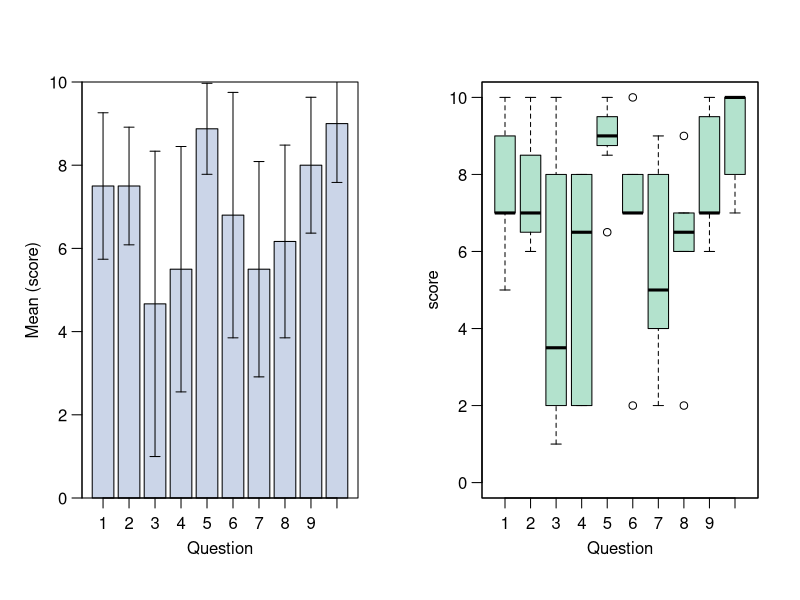

Reproduce this figure in R.
library(RColorBrewer)

# Read Table From File
evaluations<-read.table("evaluation201402.txt",header=T)
pdf("evaluation201402.pdf", width = 11, height = 5)

# Calculate Mean and Standard Error
vector=0*c(1:10)
std=0*c(1:10)
for (i in 1:10) {
vector[i]<-mean(evaluations[,i][!is.na(evaluations[,i])])
std[i]<-sd(evaluations[,i][!is.na(evaluations[,i])])
}

# Make BarPlot
nice <- brewer.pal(3, "Pastel2")
par(mfrow = c(1, 2), mgp=c(2,0.75,0))
bp <- barplot(vector, ylim=c(0,10), names=c(1:10), xlab="Question", ylab="Mean (score)",  col=nice[3], las=1)
axis(side = 1, at = bp, labels = FALSE) 

box()
mids <- bp[, 1]
for (i in 1:10){
arrows(x0 = mids[i], y0 = vector[i] - std[i], x1 = mids[i], y1 = vector[i] + std[i], code = 3, angle = 90, length=0.05)
}

# Make BoxPlot
boxplot(evaluations, col=nice[1], ylim=c(0,10), xlab="Question", ylab="score", names=c(1:10), las=1)
box()
dev.off()

